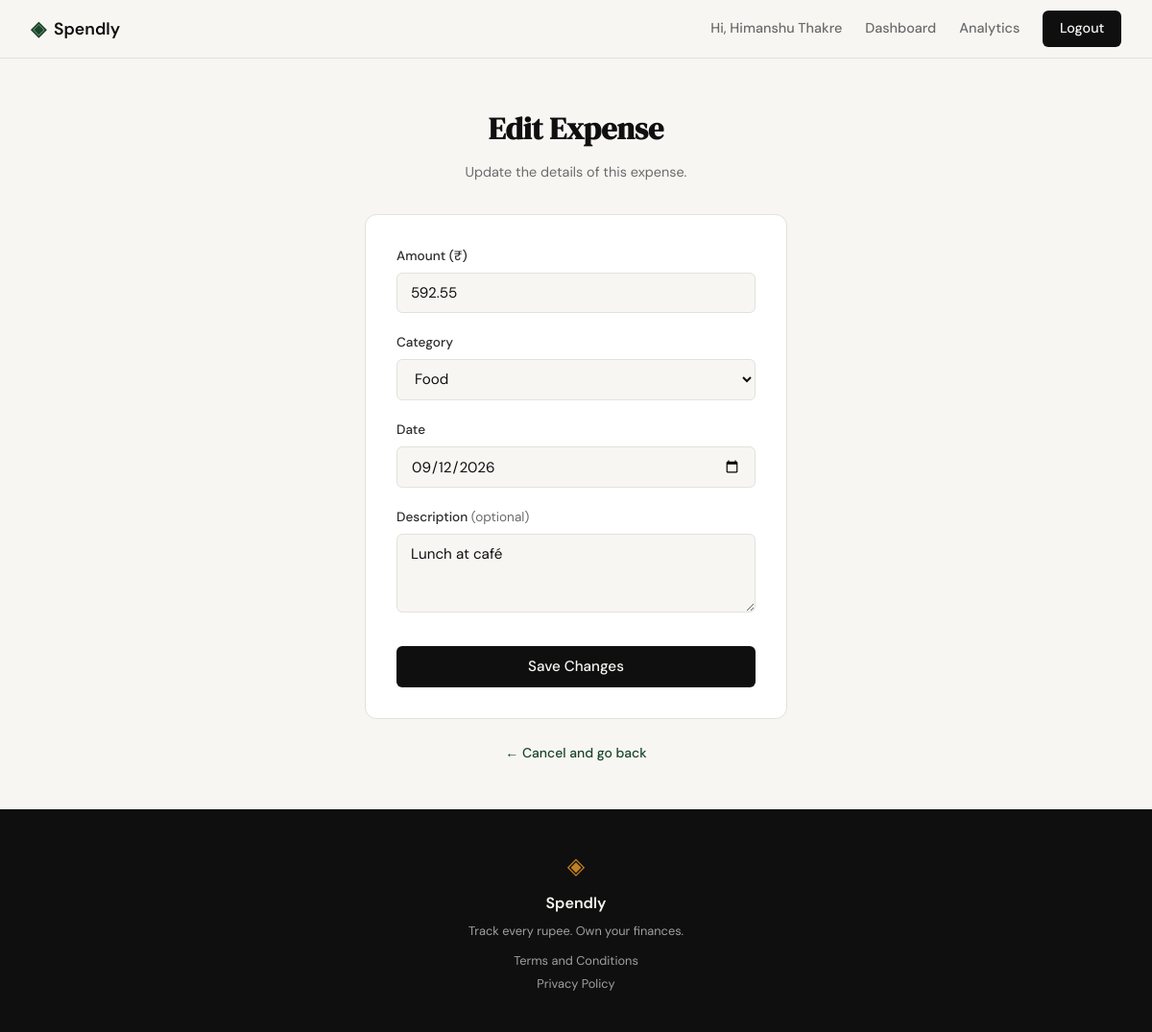
The page /expenses/28/edit (signed in) on the database its author committed.
### tables this page shows
CREATE TABLE expenses (
                id          INTEGER PRIMARY KEY AUTOINCREMENT,
                user_id     INTEGER NOT NULL,
                amount      REAL    NOT NULL,
                category    TEXT    NOT NULL,
                date        TEXT    NOT NULL,
                description TEXT,
                created_at  TEXT    NOT NULL DEFAULT (datetime('now')),
                FOREIGN KEY (user_id) REFERENCES users(id) ON DELETE CASCADE
            );

### app.py (the view, shortened to what this page needs)
@app.route("/expenses/<int:id>/edit", methods=["GET", "POST"])
def edit_expense(id):
    if not session.get("user_id"):
        flash("Please sign in.")
        return redirect(url_for("login"))
    expense = get_expense_by_id(id)
    if expense is None:
        abort(404)
    if expense["user_id"] != session["user_id"]:
        abort(403)
    if request.method == "GET":
        return render_template("edit_expense.html",
                               expense=expense,
                               categories=CATEGORIES)

### database/db.py (called while the page is built)
def get_db():
    conn = sqlite3.connect(DATABASE_PATH)
    conn.row_factory = sqlite3.Row
    conn.execute("PRAGMA foreign_keys = ON")
    return conn

def get_expense_by_id(expense_id):
    with get_db() as conn:
        return conn.execute(
            "SELECT * FROM expenses WHERE id = ?", (expense_id,)
        ).fetchone()

### templates/edit_expense.html (shortened to what this page needs)
{% extends "base.html" %}
{% block content %}
<section class="auth-section">
  <div class="auth-container">
    <div class="auth-header">
      <h1 class="auth-title">Edit Expense</h1>
      <p class="auth-subtitle">Update the details of this expense.</p>
    </div>
    <div class="auth-card">
      <form method="post" action="{{ url_for('edit_expense', id=expense['id']) }}">
        <div class="form-group">
          <label for="amount">Amount (₹)</label>
          <input type="number" id="amount" name="amount"
                 class="form-input"
                 step="0.01" min="0.01"
                 placeholder="0.00"
                 value="{{ form.amount if form else expense['amount'] }}"
                 required>
        </div>
        <div class="form-group">
          <label for="category">Category</label>
          <select id="category" name="category" class="form-input" required>
            {% for cat in categories %}
              <option value="{{ cat }}"
                {% if form %}
                  {% if form.category == cat %}selected{% endif %}
                {% else %}
                  {% if expense['category'] == cat %}selected{% endif %}
                {% endif %}>
                {{ cat }}
              </option>
            {% endfor %}
          </select>
        </div>
        <div class="form-group">
          <label for="date">Date</label>
          <input type="date" id="date" name="date"
                 class="form-input"
                 value="{{ form.date if form else expense['date'] }}"
                 required>
        </div>
        <div class="form-group">
          <label for="description">Description <span style="color: var(--ink-muted); font-weight: 400;">(optional)</span></label>
          <textarea id="description" name="description"
                    class="form-input"
                    rows="3"
                    maxlength="200"
                    placeholder="What was this expense for?">{{ form.description if form else (expense['description'] or '') }}</textarea>
        </div>
        <button type="submit" class="btn-submit">Save Changes</button>
      </form>
    </div>
    <p class="auth-switch">
      <a href="{{ url_for('profile') }}">← Cancel and go back</a>
    </p>
  </div>
</section>
{% endblock %}

### static/css/style.css (style rules this page uses)
:root { --ink: #0f0f0f; --ink-soft: #2d2d2d; --ink-muted: #6b6b6b; --ink-faint: #a0a0a0; --paper: #f7f6f3; --paper-warm: #f0ede6; --paper-card: #ffffff; --accent: #1a472a; --accent-light: #e8f0eb; --accent-2: #c17f24; --accent-2-light: #fdf3e3; --danger: #c0392b; --danger-light: #fdecea; --border: #e4e1da; --border-soft: #eeebe4; --font-display: 'DM Serif Display', Georgia, serif; --font-body: 'DM Sans', system-ui, sans-serif; --max-width: 1200px; --auth-width: 440px; --radius-sm: 6px; --radius-md: 12px; --radius-lg: 20px; }
*, *::before, *::after { box-sizing: border-box; margin: 0; padding: 0; }
html { font-size: 16px; scroll-behavior: smooth; }
body { background: var(--paper); color: var(--ink); font-family: var(--font-body); font-size: 1rem; line-height: 1.6; -webkit-font-smoothing: antialiased; }
a { color: inherit; text-decoration: none; }
.auth-section { min-height: calc(100vh - 60px - 100px); display: flex; align-items: center; justify-content: center; padding: 3rem 2rem; }
.auth-container { width: 100%; max-width: var(--auth-width); }
.auth-header { text-align: center; margin-bottom: 2rem; }
.auth-title { font-family: var(--font-display); font-size: 2rem; color: var(--ink); margin-bottom: 0.5rem; }
.auth-subtitle { font-size: 0.9rem; color: var(--ink-muted); }
.auth-card { background: var(--paper-card); border: 1px solid var(--border); border-radius: var(--radius-md); padding: 2rem; margin-bottom: 1.5rem; }
.form-group { margin-bottom: 1.25rem; }
.form-group label { display: block; font-size: 0.85rem; font-weight: 500; color: var(--ink-soft); margin-bottom: 0.4rem; }
.form-input { width: 100%; padding: 0.6rem 0.875rem; border: 1px solid var(--border); border-radius: var(--radius-sm); font-family: var(--font-body); font-size: 0.95rem; color: var(--ink); background: var(--paper); outline: none; transition: border-color 0.2s; }
.form-input::placeholder { color: var(--ink-faint); }
.btn-submit { width: 100%; padding: 0.7rem; background: var(--ink); color: var(--paper); border: none; border-radius: var(--radius-sm); font-family: var(--font-body); font-size: 0.95rem; font-weight: 500; cursor: pointer; transition: background 0.2s; margin-top: 0.5rem; }
.auth-switch { text-align: center; font-size: 0.875rem; color: var(--ink-muted); }
.auth-switch a { color: var(--accent); font-weight: 500; }

### rows shown on the page
expenses: amount "592.55", category "Food", date "09/12/2026", description "Lunch at café"

### other values the page prints
{{ session.user_name }} "Himanshu Thakre"
